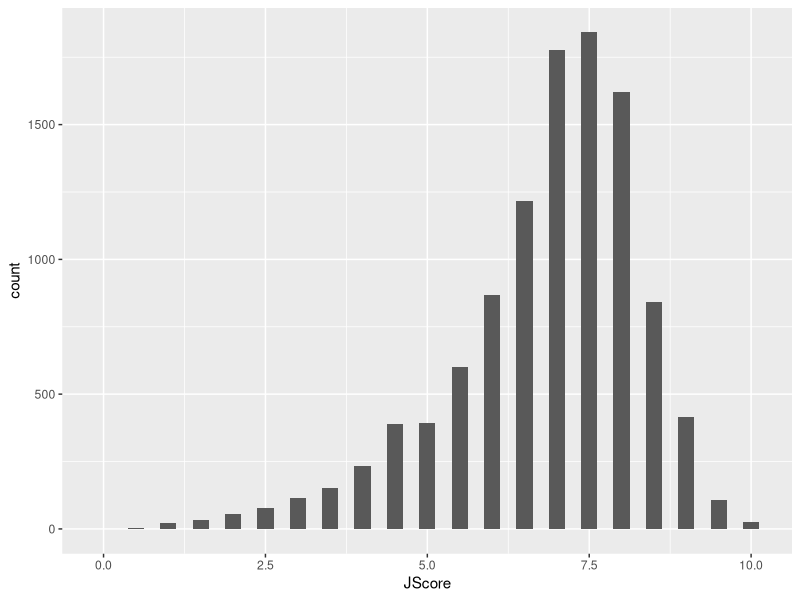
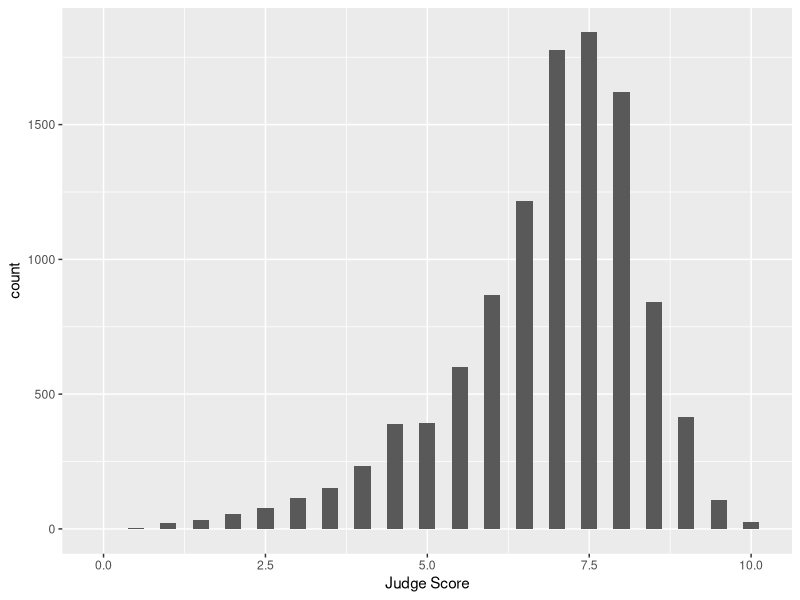
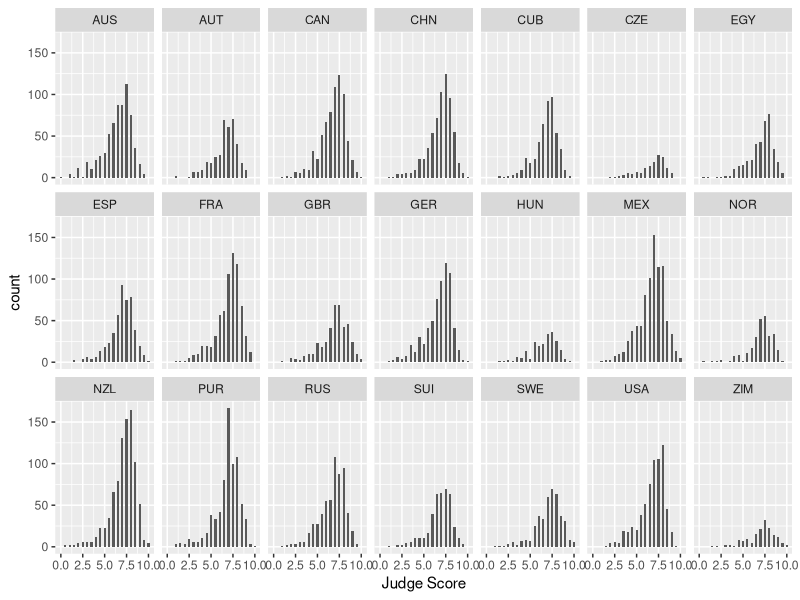
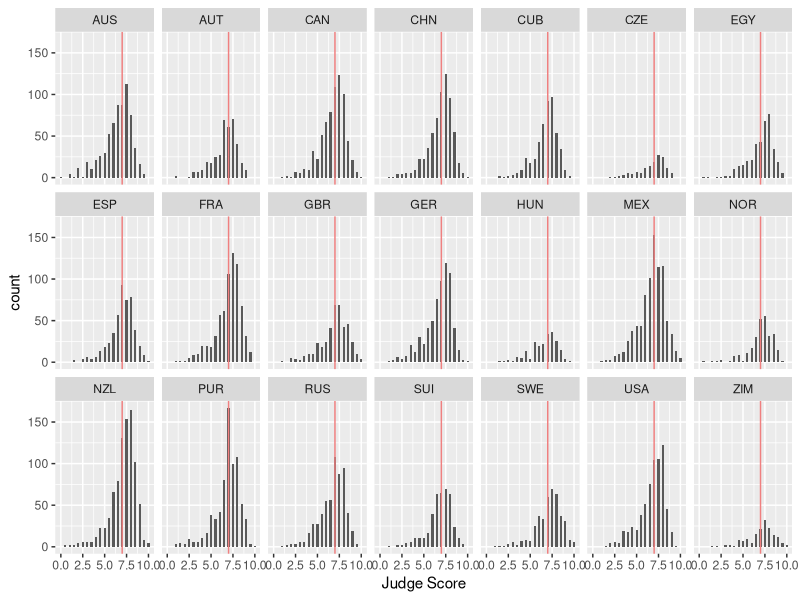
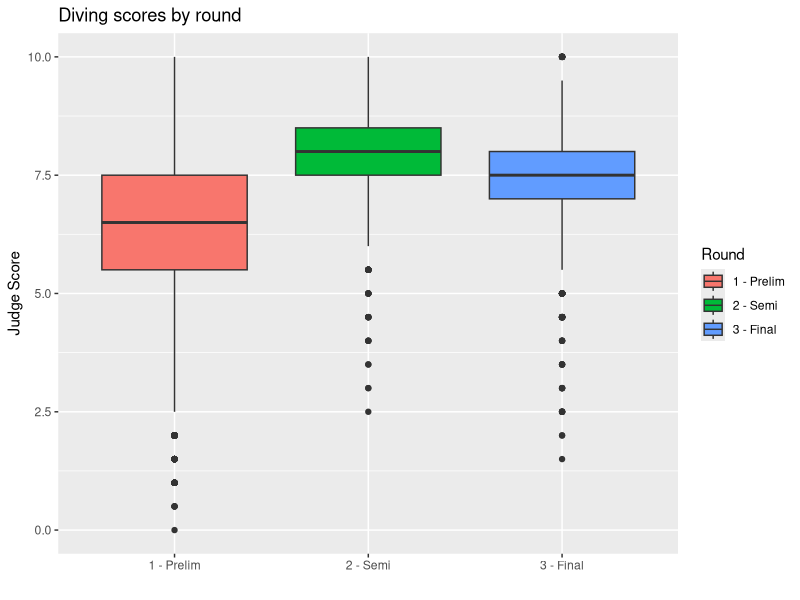
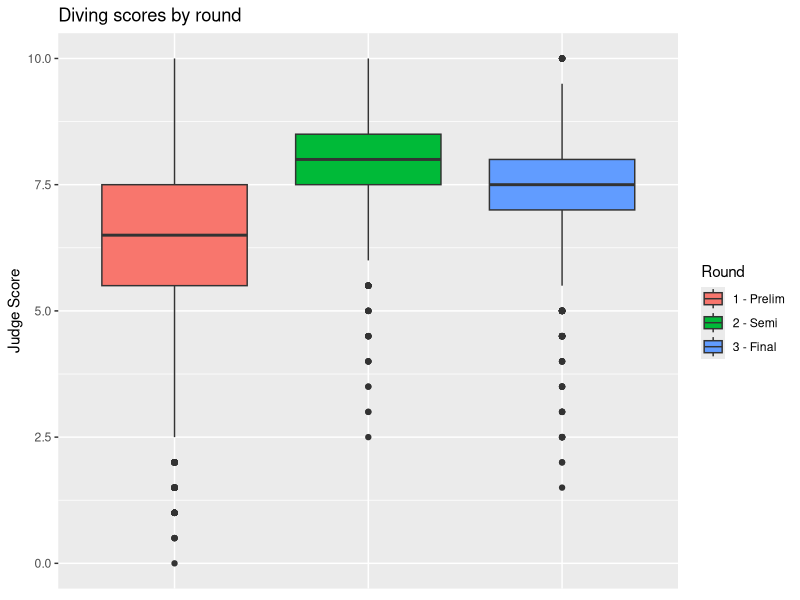
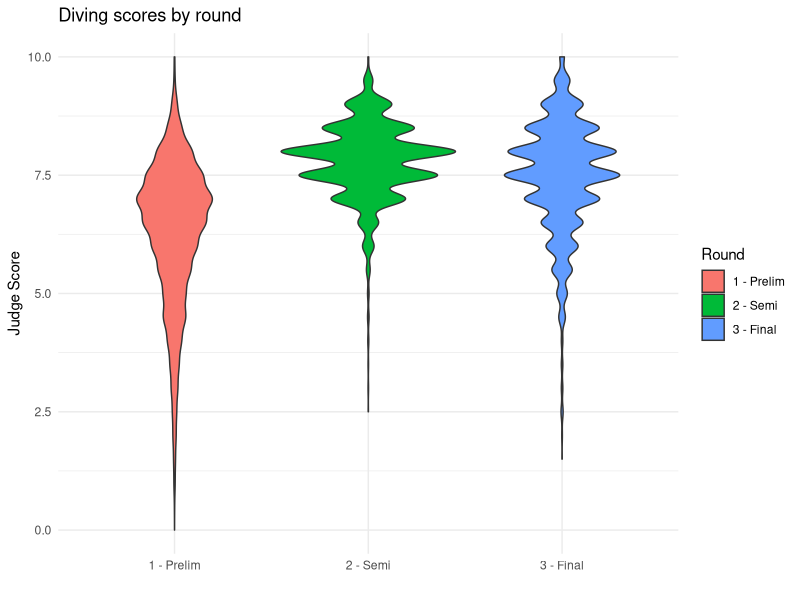
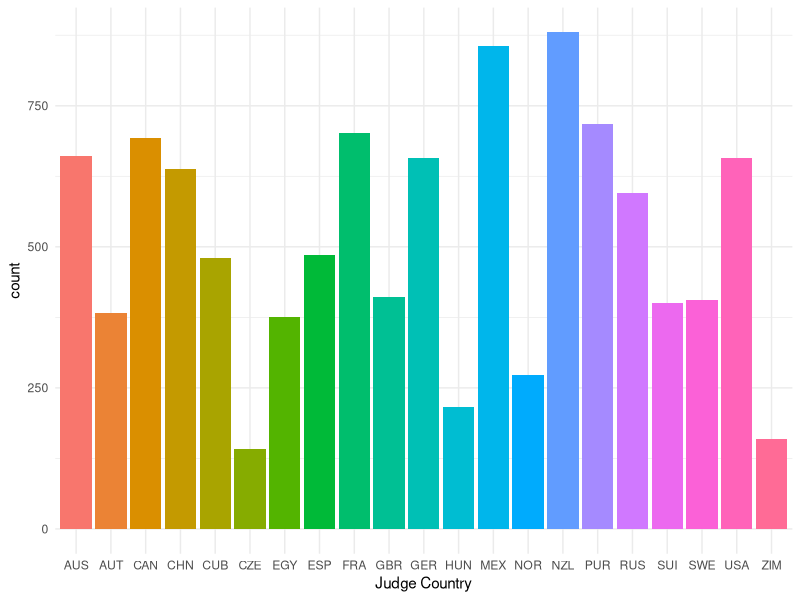

Generate these figures, in order, with R:
## ---- chunk 1
knitr::opts_chunk$set(cache = TRUE, fig.align = "center")
library(tidyverse)
## ---- chunk 2
library(tidyverse)
diving <- read_csv("data/diving.csv")
## ---- chunk 3
diving_hist <- ggplot(data = diving)
## ---- chunk 4
diving_hist <- 
  diving_hist + 
  geom_histogram(aes(x = JScore), binwidth = 0.25)
diving_hist
## ---- chunk 5
diving_hist <- 
  diving_hist + 
  labs(x = "Judge Score")
diving_hist
## ---- chunk 6
diving_hist <- 
  diving_hist + 
  facet_wrap("JCountry", nrow = 3)
diving_hist
## ---- chunk 7
median_score <- diving %>% 
  reframe(med = median(JScore)) %>%
  pull(med)
diving_hist <- 
  diving_hist + 
  geom_vline(xintercept = median_score, color = "lightcoral")
diving_hist
## ---- chunk 8
diving_box <- ggplot(data = diving) + 
  geom_boxplot(aes(x = Round, y = JScore, fill = Round)) +
  labs(title = "Diving scores by round", x = "", y = "Judge Score", fill = "Round")
diving_box
## ---- chunk 9
diving_box <- diving_box + 
  theme(axis.title.x = element_blank(), axis.text.x = element_blank(), axis.ticks.x = element_blank())
diving_box
## ---- chunk 10
diving_violin <- ggplot(data = diving) + 
  geom_violin(aes(x = Round, y = JScore, fill = Round)) +
  labs(title = "Diving scores by round", x = "", y = "Judge Score", fill = "Round") +
  theme_minimal()

diving_violin
## ---- chunk 11
bar <- ggplot(data = diving) +
  geom_bar(aes(x = JCountry, fill = JCountry)) + 
  labs(x = "Judge Country") +
  theme_minimal() +
  theme(legend.position = "none") 
bar
## ---- chunk 12
scatter_raw = ggplot(data = diving) +
  geom_point(aes(x = Rank, y = JScore, color = Country)) +
  labs(x = "Diver Rank", y = "Judge Score") + 
  theme_minimal()

scatter_raw
## ---- chunk 13
diving_grouped <- diving %>% 
  group_by(Diver) %>% 
  reframe(JScore_mean = mean(JScore), 
          Rank_mean = mean(Rank),
          Difficulty_mean = mean(Difficulty),
          Country = first(Country)) 

head(diving_grouped)  
## ---- chunk 14

scatter = ggplot(data = diving_grouped) +
  geom_point(aes(x = Rank_mean, y = JScore_mean, color = Country), size = 2) +
  labs(x = "Diver Rank", y = "Judge Score") + 
  theme_minimal()

scatter
## ---- chunk 15
scatter <- scatter + 
  geom_abline(intercept = 8.5, slope = -0.1, color = "red")
scatter
## ---- chunk 16
judges <- ggplot(data = diving, aes(x = Judge, y = JScore)) + 
  stat_summary(fun.data = mean_se) + 
  labs(y = "Judge Score")
judges
## ---- chunk 17
judges_rotate <- judges + 
  theme(axis.text.x = element_text(angle = 45, hjust = 1))
judges_rotate
## ---- chunk 18
judges <- judges + coord_flip()
judges
## ---- chunk 19
ggplot(diving_grouped, aes(x = Rank_mean, y = Difficulty_mean, z = JScore_mean)) +
  stat_summary_2d() +
  scale_fill_distiller("Mean score", palette = "RdBu") +
  annotate("rect", xmin = 5, xmax = 15, ymin = 2.5, ymax = 3.2,
           alpha = 0, color = "black") +
  labs(x = "Average Rank", y = "Average Difficulty")
## ---- chunk 20
diving_tile <- diving %>%
  group_by(Round, Country) %>%
  reframe(mean_score = mean(JScore))

ggplot(diving_tile, aes(x = Round, y = Country, fill = mean_score)) +
  geom_tile() +
  labs(x = "Round", y = "Country", fill = "Mean Score")
## ---- chunk 21
scatter <- ggplot(data = diving_grouped) +
  geom_point(aes(x = Rank_mean, y = JScore_mean, color = Difficulty_mean)) +
  scale_color_distiller(palette = "OrRd", direction = 1) 
  
scatter
## ---- chunk 22
hist <- ggplot(data = diving)  + 
  geom_bin2d(aes(x = Rank, y = Difficulty), bins = 10) + 
  scale_fill_distiller(palette = "Spectral")
hist
